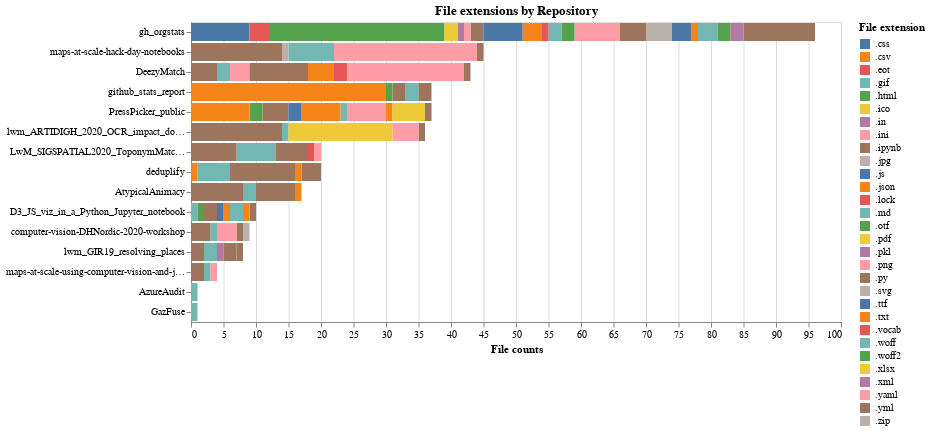

Notebook source saved alongside this figure:
### Markdown cell above
### File extensions by repository

This chart shows the number and type of files for each public Living with Machines repository **note** that this only considers files on the default branch of the repository.

### Code cell
df = pd.DataFrame.from_dict(lwm_stats.get_org_file_ext_frequency("public"))
df.reset_index(inplace=True)
data = pd.melt(frame=df, id_vars=["index"], value_name="count")
chart = (
    alt.Chart(data)
    .mark_bar()
    .encode(
        y=alt.Y(
            "variable:N",
            title=None,
            sort=alt.EncodingSortField(field="count", order="descending", op="sum"),
        ),
        x=alt.X("count:Q", title="File counts", axis=alt.Axis(tickRound=False)),
        color=alt.Color("index:N", title="File extension"),
        tooltip=[alt.Tooltip("index:N", title="file extension"), "count:Q"],
    )
    .properties(width=WIDTH, title='File extensions by Repository')
)
chart

### Figure 1 — Vega-Lite specification as saved in the notebook (floating-point values rounded to 4 significant figures; data arrays with more than 128 entries replaced by an {"elided": "..."} marker saying what was removed)
{"config": {"view": {"continuousWidth": 400, "continuousHeight": 300}}, "data": {"name": "data-9ec39790cfd091e1de97645eafd3c363"}, "mark": "bar", "encoding": {"color": {"type": "nominal", "field": "index", "title": "File extension"}, "tooltip": [{"type": "nominal", "field": "index", "title": "file extension"}, {"type": "quantitative", "field": "count"}], "x": {"type": "quantitative", "axis": {"tickRound": false}, "field": "count", "title": "File counts"}, "y": {"type": "nominal", "field": "variable", "sort": {"field": "count", "op": "sum", "order": "descending"}, "title": null}}, "title": "File extensions by Repository", "width": 650, "$schema": "https://vega.github.io/schema/vega-lite/v4.8.1.json", "datasets": {"data-9ec39790cfd091e1de97645eafd3c363": {"elided": "450 records"}}}
